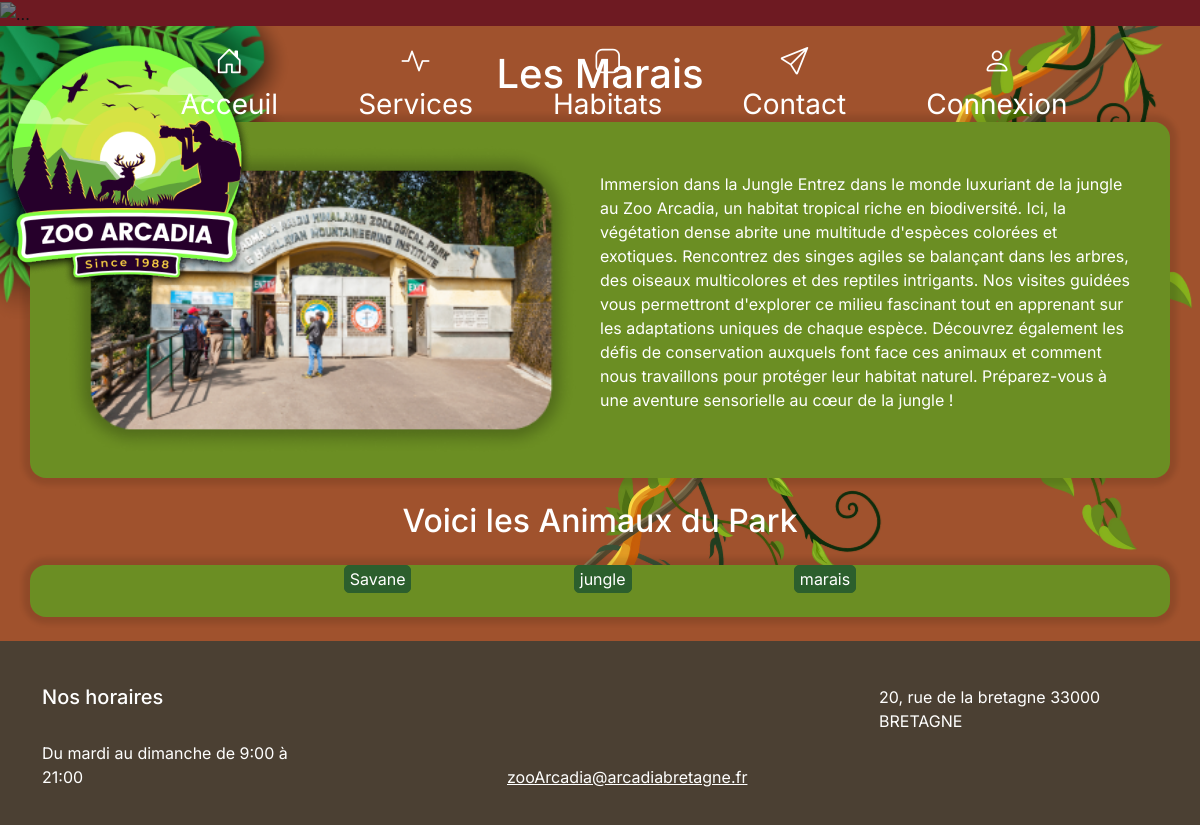
The page /templates/marais.php on the database as committed earlier.
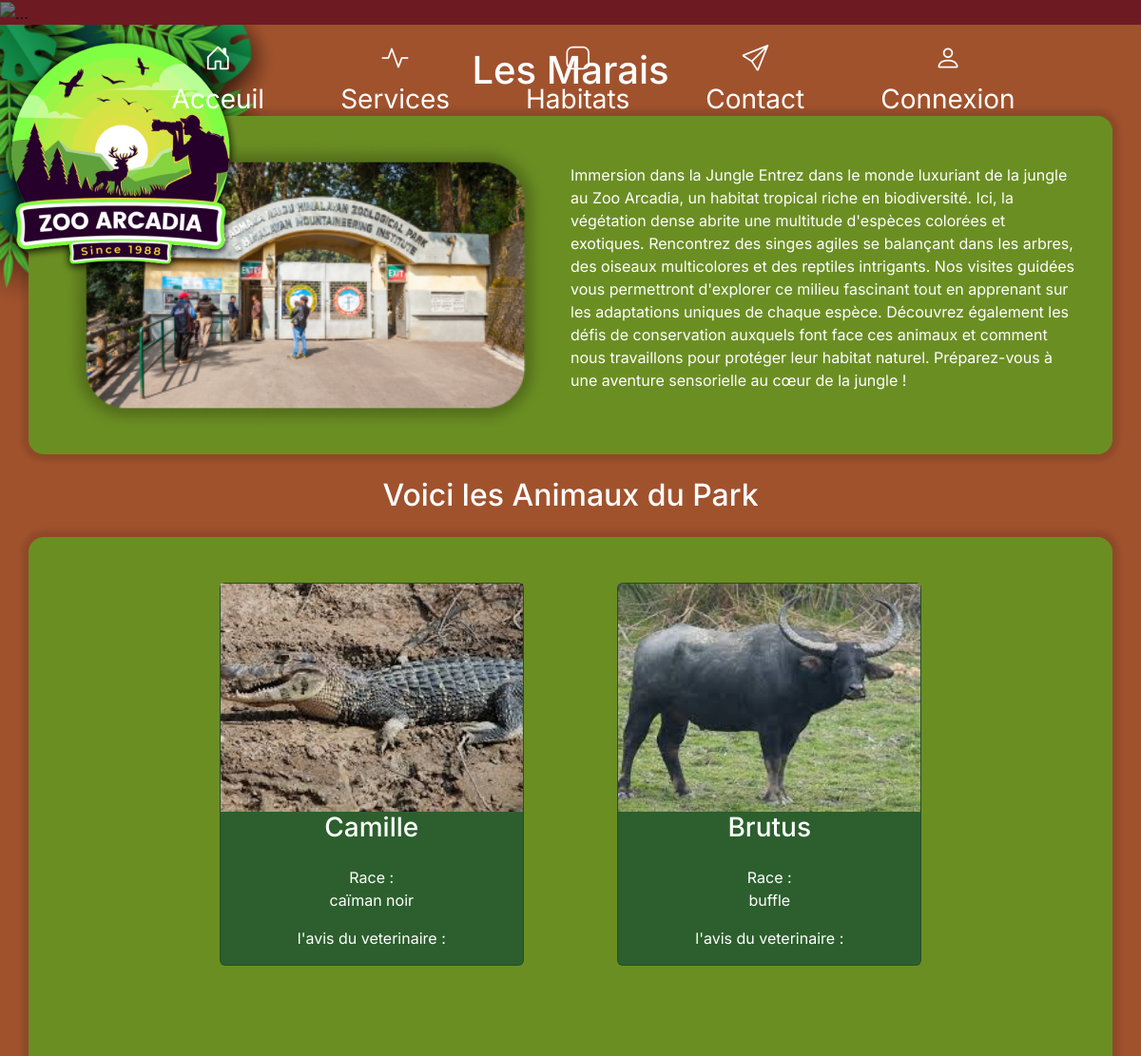
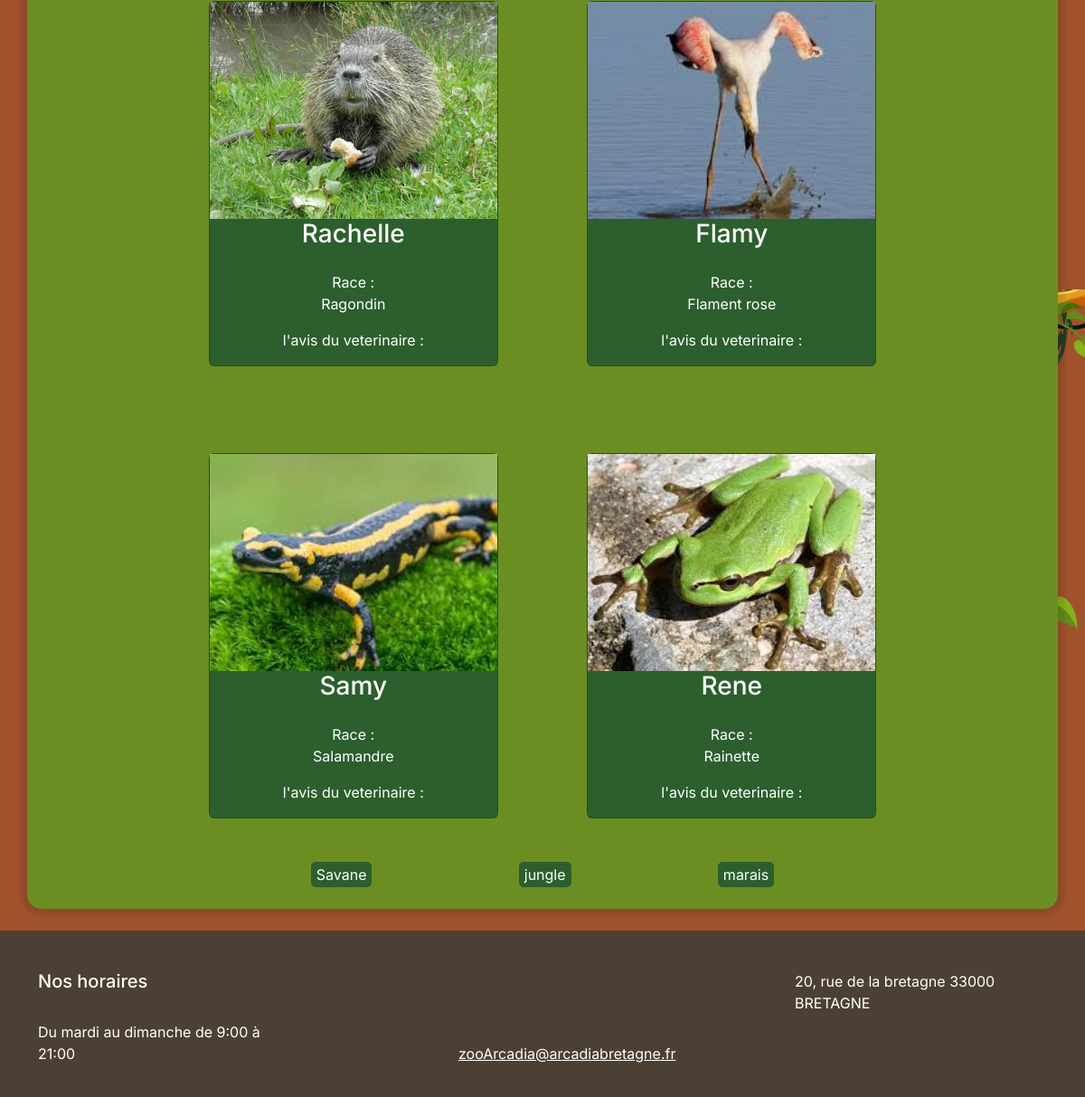
The same page on the database as committed later (2 pictures, top to bottom).
### tables this page shows
CREATE TABLE animaux
(
    id integer AUTO_INCREMENT PRIMARY KEY,
    prénom varchar(250) not null,
    race varchar(250) not null ,
    habitat integer,
    images integer,
    foreign key (habitat) REFERENCES habitat(id),
    foreign key (images) REFERENCES images(id)
);

CREATE TABLE images
(
    id integer AUTO_INCREMENT PRIMARY KEY,
    chemin varchar(250) null,
    infos varchar(250)
);

### lib/content-index.php (called while the page is built, shortened)
<?php
function getAnimauxMarais($pdo){
    $query=$pdo->prepare("SELECT * FROM `animaux`
LEFT JOIN rapport on rapport.detail_animal = animaux.id
LEFT JOIN images on images.id = animaux.images WHERE animaux.habitat= 3;") ;
    $query->execute() ;
    $animauxMarais=$query->fetchAll(PDO::FETCH_ASSOC) ;
    return $animauxMarais;
};

### templates/marais.php (the view, shortened to what the changed rows need)
<?php
require_once "/xampp/htdocs/ZooArcadia/lib/pdo.php";
require "/xampp/htdocs/ZooArcadia/lib/content-index.php";
require_once "/xampp/htdocs/ZooArcadia/templates/_header.php";
$animauxMarais=getAnimauxMarais($pdo);
?>
<h1 class="text-center text-white pt-4 mb-4">Les Marais</h1>
<h2 class="text-center text-white pt-4 mb-4"> Voici les Animaux du Park</h2>
<div class="d-flex justify-content-center mb-4">
<div class="d-flex justify-content-center block-contain container rounded-4">
    <div class="row g-0 position-relative align-items-center text-center w-75">
<?php
        foreach ($animauxMarais as $key=>$animalMarais) {
            ?>
<div class="col-md-6 mb-md-0 p-md-4 d-flex justify-content-center align-items-center flex-column ">
<div class=" card mycard mb-4 mt-4" style="width: 20rem;">
            <img src="<?= $animalMarais["chemin"]?>" class="imgcontents img-fluid " alt="...">
            <h3><?= $animalMarais["prénom"]?></h3>
         <div class="card-body">
            <p class="card-text">Race :<br> <?= $animalMarais["race"]?></p>
        </div>
        <div><p>l'avis du veterinaire :<br> <?= $animalMarais["commentaire"]?></p></div>
    </div>
</div>
<?php
 };
?>
    </div>
    </div>
</div>
<?php
require_once "/xampp/htdocs/ZooArcadia/templates/_footer.php";
?>

### templates/_header.php (shortened to what the changed rows need)
<?php
$navLinks =[
    "index.php"=>[
        "path"=> "/index.php",
        "head_title"=> "Acceuil : Zoo Arcadia",
        "title"=> "Acceuil",
        "meta-description"=>"Découvrez le Zoo Arcadia, un espace écologique dédié à la préservation des espèces et à l’éducation environnementale. Visitez des habitats naturels recréés et soutenez nos initiatives de conservation durable.",
        "icons"=>'<i class="bi bi-house-door"></i>'
    ],
    "services.php"=>[
        "path"=> "/pages/services.php",
        "head_title"=> "Services : Zoo Arcadia",
        "title"=> "Services",
        "meta-description"=>"Profitez des services du Zoo Arcadia : restauration éco-responsable, visites guidées gratuites des habitats et balades en petit train pour explorer notre zoo engagé dans la conservation.",
        "icons"=>'<i class="bi bi-activity"></i>'
    ],
    "habitat.php"=>[
        "path"=> "/pages/habitat.php",
        "head_title"=> "Habitats : Zoo Arcadia",
        "title"=> "Habitats",
        "meta-description"=>"Profitez des services du Zoo Arcadia : restauration éco-responsable, visites guidées gratuites des habitats et balades en petit train pour explorer notre zoo engagé dans la conservation.",
        "icons"=>'<i class="bi bi-app"></i>'
    ],
    "contact.php"=>[
        "path"=> "/pages/contact.php",
        "head_title"=> "Contacts : Zoo Arcadia",
        "title"=> "Contact",
        "meta-description"=>"Profitez des services du Zoo Arcadia : restauration éco-responsable, visites guidées gratuites des habitats et balades en petit train pour explorer notre zoo engagé dans la conservation.",
        "icons"=>'<i class="bi bi-send"></i>'
    ],
    "connexion.php"=>[
        "path"=> "/pages/connexion.php",
        "head_title"=> "Connexion : Zoo Arcadia",
        "title"=> "Connexion ",
        "meta-description"=>"Profitez des services du Zoo Arcadia : restauration éco-responsable, visites guidées gratuites des habitats et balades en petit train pour explorer notre zoo engagé dans la conservation.",
        "icons"=>'<i class="bi bi-person"></i>'
    ],
];
?>
<!DOCTYPE html>
<html lang="fr">
<head>
    <link rel="stylesheet" href="/node_modules/bootstrap/dist/css/bootstrap.min.css">
    <link rel="stylesheet" href="/node_modules/bootstrap-icons/font/bootstrap-icons.css">
    <link rel="stylesheet" href="/scss/main.css">
</head>
<body>
<header class="wrapper-header">
    <div class="nav-z-index">
        <nav class="d-flex justify-content-center py-3">
            <ul class="nav nav-pills fs-3">
                <?php
                foreach ($navLinks as $key => $navLink) {
                ?>
                <li class="nav-item "><a href="<?= $navLink['path'] ?>" class="nav-link text-white d-flex flex-column justify-content-center align-items-center ms-5"><?= $navLink["icons"] ?> <?= $navLink["title"] ?> </a></li>
                <?php  } ?>
            </ul>
        </nav>
    </div>
        </header>
        <main>

Rows that differ between the two databases and show on the page:
added animaux: images.chemin (picture), prénom "Camille", race "caïman noir"
added animaux: images.chemin (picture), prénom "Brutus", race "buffle"
added animaux: images.chemin (picture), prénom "Rachelle", race "Ragondin"
added animaux: images.chemin (picture), prénom "Flamy", race "Flament rose"
added animaux: images.chemin (picture), prénom "Samy", race "Salamandre"
added animaux: images.chemin (picture), prénom "Rene", race "Rainette"
